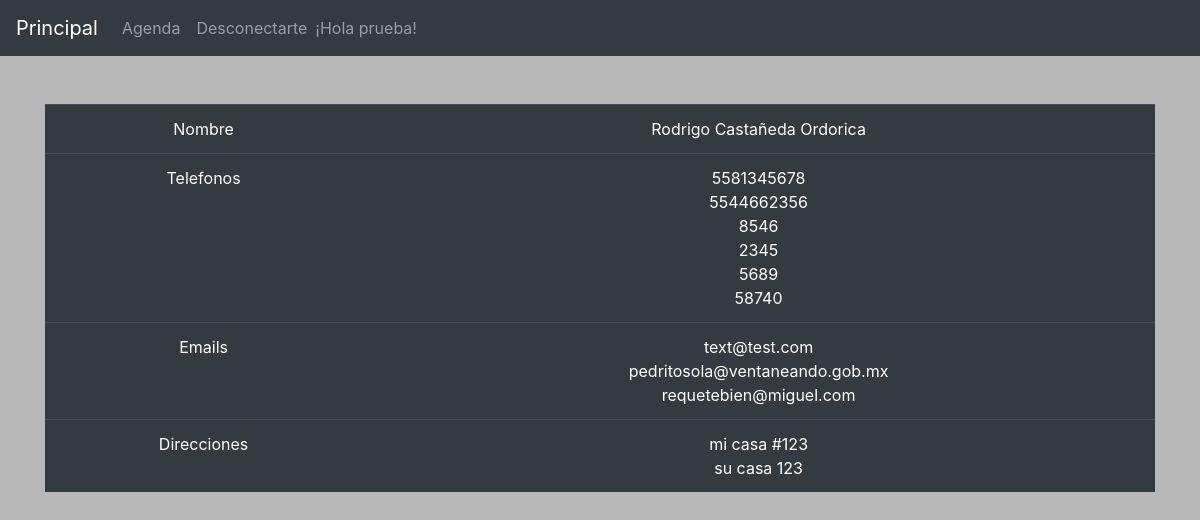
Screenshot of /contactos/detalles/1/ (signed in) with the database file from the repository.
### contactbook/models.py (models this page shows)
class Contacto(models.Model):
    name = models.CharField(max_length=100)
    phone = models.CharField(max_length=20)
    phone2 = models.CharField(max_length=20, null=True)
    phone3 = models.CharField(max_length=20, null=True)
    phone4 = models.CharField(max_length=20, null=True)
    phone5 = models.CharField(max_length=20, null=True)
    phone6 = models.CharField(max_length=20, null=True)
    phone7 = models.CharField(max_length=20, null=True)
    phone8 = models.CharField(max_length=20, null=True)
    phone9 = models.CharField(max_length=20, null=True)
    phone10 = models.CharField(max_length=20, null=True)
    email = models.EmailField()
    email2 = models.EmailField(null=True)
    email3 = models.EmailField(null=True)
    email4 = models.EmailField(null=True)
    email5 = models.EmailField(null=True)
    email6 = models.EmailField(null=True)
    email7 = models.EmailField(null=True)
    email8 = models.EmailField(null=True)
    email9 = models.EmailField(null=True)
    email10 = models.EmailField(null=True)
    address = models.CharField(max_length=150)
    address2 = models.CharField(max_length=150, null=True)
    address3 = models.CharField(max_length=150, null=True)
    address4 = models.CharField(max_length=150, null=True)
    address5 = models.CharField(max_length=150, null=True)
    address6 = models.CharField(max_length=150, null=True)
    address7 = models.CharField(max_length=150, null=True)
    address8 = models.CharField(max_length=150, null=True)
    address9 = models.CharField(max_length=150, null=True)
    address10 = models.CharField(max_length=150, null=True)
    owner = models.ForeignKey(User, on_delete=models.CASCADE)

### contactbook/views.py (the view)
# urls.py: path('contactos/detalles/<int:contact_id>/', contact_detail_page, name='details'),
def contact_detail_page(request, contact_id):
    obj = Contacto.objects.get(id=contact_id)
    template_name = 'contact_detail.html'
    context = {"object": obj}
    return render(request, template_name, context)

### contactos/templates/contact_detail.html (shortened to what this page needs)
{% extends 'base.html' %}
{% block content %}
{% if user.is_authenticated %}
  <div style="text-align:center">
      <div class="container">
          <br>
          <br>
          <table class="table table-dark">
              <tr><td>Nombre</td><td>{{ object.name }}</td></tr>
              <tr><td>Telefonos</td><td>
                  <ul class="list-group">
                      <li class="list-group item">{{ object.phone }}</li>
                      <li class="list-group item">{{ object.phone2 }}</li>
                      <li class="list-group item">{{ object.phone3 }}</li>
                      <li class="list-group item">{{ object.phone4 }}</li>
                      <li class="list-group item">{{ object.phone5 }}</li>
                      <li class="list-group item">{{ object.phone6 }}</li>
                  </ul>
                  </td>
              </tr>
              <tr><td>Emails</td><td>
                  <ul class="list-group">
                      <li class="list-group item">{{ object.email }}</li>
                      <li class="list-group item">{{ object.email2 }}</li>
                      <li class="list-group item">{{ object.email3 }}</li>
                  </ul>
              </td>
              </tr>
              <tr><td>Direcciones</td><td>
                  <ul class="list-group">
                      <li class="list-group item">{{ object.address }}</li>
                      <li class="list-group item">{{ object.address2 }}</li>
                  </ul>
              </td>
              </tr>
          </table>
      </div>
  </div>
{% else %}
  <p>No estás conectado</p>
{% endif %}
{% endblock %}

### contactos/templates/base.html (shortened to what this page needs)
{% load static %}
<!doctype html>
<html lang="en">
  <head>
    <link rel="stylesheet" href="https://stackpath.bootstrapcdn.com/bootstrap/4.3.1/css/bootstrap.min.css">
    <link rel="stylesheet" href="{% static 'css/estilo.css' %}">
  </head>
  <body>
      <nav class="navbar navbar-expand-lg navbar-dark bg-dark">
          <a class="navbar-brand" href="{% url 'home' %}">Principal</a>
          <div class="collapse navbar-collapse" id="navbarNavAltMarkup">
            <div class="navbar-nav">
              {% if user.is_authenticated %}<a class="nav-item nav-link" href="{% url 'list_contacts' %}">Agenda</a> <a class="nav-item nav-link" href="{% url 'logout' %}">Desconectarte</a> <span class="navbar-text">¡Hola {{ user.username }}! </span>{% else %} <a class="nav-item nav-link" href="{% url 'signup' %}">Únete</a>   <a class="nav-item nav-link" href="{% url 'login' %}">Conéctate</a> {% endif %}
            </div>
          </div>
      </nav>
      <main>
        {% block content %}
        {% endblock %}
      </main>
  </body>
</html>

### contactos/static/css/estilo.css (style rules this page uses)
body { background-color: #B8B8B8; }

### rows the page displays
Contacto: name "Rodrigo Castañeda Ordorica", phone "5581345678", phone2 "5544662356", phone3 "8546", phone4 "2345", phone5 "5689", phone6 "58740", email "text@test.com", email2 "pedritosola@ventaneando.gob.mx", email3 "requetebien@miguel.com", address "mi casa #123", address2 "su casa 123"

### other values shown
{{ user.username }} "prueba"
